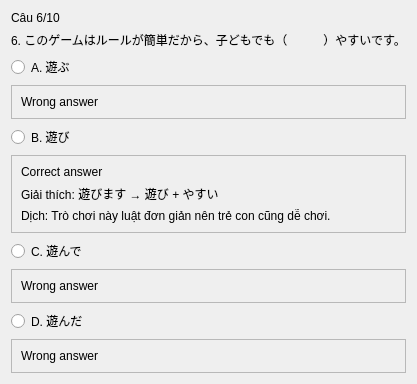
               <widget class="QWidget" name="page_12">
                <layout class="QVBoxLayout" name="verticalLayout">
                 <item>
                  <widget class="QLabel" name="label_94">
                   <property name="text">
                    <string>Câu 6/10</string>
                   </property>
                  </widget>
                 </item>
                 <item>
                  <widget class="QLabel" name="label_95">
                   <property name="text">
                    <string>6. このゲームはルールが簡単だから、子どもでも（　　　）やすいです。</string>
                   </property>
                  </widget>
                 </item>
                 <item>
                  <widget class="QRadioButton" name="radioButton_45">
                   <property name="text">
                    <string>A. 遊ぶ</string>
                   </property>
                  </widget>
                 </item>
                 <item>
                  <widget class="QFrame" name="frame">
                   <property name="frameShape">
                    <enum>QFrame::StyledPanel</enum>
                   </property>
                   <property name="frameShadow">
                    <enum>QFrame::Raised</enum>
                   </property>
                   <layout class="QVBoxLayout" name="verticalLayout_3">
                    <item>
                     <widget class="QLabel" name="label_4">
                      <property name="text">
                       <string>Wrong answer</string>
                      </property>
                     </widget>
                    </item>
                   </layout>
                  </widget>
                 </item>
                 <item>
                  <widget class="QRadioButton" name="radioButton_46">
                   <property name="text">
                    <string>B. 遊び</string>
                   </property>
                  </widget>
                 </item>
                 <item>
                  <widget class="QFrame" name="frame_2">
                   <property name="frameShape">
                    <enum>QFrame::StyledPanel</enum>
                   </property>
                   <property name="frameShadow">
                    <enum>QFrame::Raised</enum>
                   </property>
                   <layout class="QVBoxLayout" name="verticalLayout_2">
                    <item>
                     <widget class="QLabel" name="label_6">
                      <property name="text">
                       <string>Correct answer</string>
                      </property>
                     </widget>
                    </item>
                    <item>
                     <widget class="QLabel" name="label_5">
                      <property name="text">
                       <string>Giải thích: 遊びます → 遊び + やすい</string>
                      </property>
                     </widget>
                    </item>
                    <item>
                     <widget class="QLabel" name="label_3">
                      <property name="text">
                       <string>Dịch: Trò chơi này luật đơn giản nên trẻ con cũng dễ chơi.</string>
                      </property>
                     </widget>
                    </item>
                   </layout>
                  </widget>
                 </item>
                 <item>
                  <widget class="QRadioButton" name="radioButton_47">
                   <property name="text">
                    <string>C. 遊んで</string>
                   </property>
                  </widget>
                 </item>
                 <item>
                  <widget class="QFrame" name="frame_3">
                   <property name="frameShape">
                    <enum>QFrame::StyledPanel</enum>
                   </property>
                   <property name="frameShadow">
                    <enum>QFrame::Raised</enum>
                   </property>
                   <layout class="QVBoxLayout" name="verticalLayout_4">
                    <item>
                     <widget class="QLabel" name="label_2">
                      <property name="text">
                       <string>Wrong answer</string>
                      </property>
                     </widget>
                    </item>
                   </layout>
                  </widget>
                 </item>
                 <item>
                  <widget class="QRadioButton" name="radioButton_48">
                   <property name="text">
                    <string>D. 遊んだ</string>
                   </property>
                  </widget>
                 </item>
                 <item>
                  <widget class="QFrame" name="frame_4">
                   <property name="frameShape">
                    <enum>QFrame::StyledPanel</enum>
                   </property>
                   <property name="frameShadow">
                    <enum>QFrame::Raised</enum>
                   </property>
                   <layout class="QVBoxLayout" name="verticalLayout_5">
                    <item>
                     <widget class="QLabel" name="label">
                      <property name="text">
                       <string>Wrong answer</string>
                      </property>
                     </widget>
                    </item>
                   </layout>
                  </widget>
                 </item>
                </layout>
               </widget>
